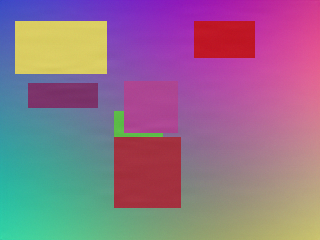
#> input picture tests/fixtures/upstream_marked.png, 320 x 240 px, given in place of astronaut.png, which was not available
$ python report.py
#> lines starting #> are read from the running program, lines starting #| are printed output that depends on the picture
"""Build an offline HTML research report from completed benchmark JSON."""
import html
import json
import statistics
from pathlib import Path
from PIL import Image, ImageDraw, ImageOps

ROOT = Path(__file__).resolve().parent
OUT = ROOT / "results" / "full"
LABELS = {"trustmark_q": "TrustMark Q · strongest built-in ECC", "pixelseal": "PixelSeal · default strength", "pixelseal_1p4": "PixelSeal · 1.4× strength", "classic_dwt_dct": "Classic DWT/DCT · raw ID"}


def summarize(payload):
    rows = payload["rows"]
    target = [r for r in rows if not r["transform"].endswith("stress")]
    stress = [r for r in rows if r["transform"].endswith("stress")]
    return {
        "total": len(rows), "correct": sum(r["correct"] for r in rows),
        "target_total": len(target), "target_correct": sum(r["correct"] for r in target),
        "stress_total": len(stress), "stress_correct": sum(r["correct"] for r in stress),
        "wrong_recipient": sum(r["wrong_registered_id"] for r in rows),
        "control_total": len(payload["controls"]), "control_matches": sum(r["registered_match"] for r in payload["controls"]),
        "median_psnr_db": statistics.median(r["psnr_db"] for r in payload["quality"]),
        "min_psnr_db": min(r["psnr_db"] for r in payload["quality"]),
        "median_ssim": statistics.median(r["ssim"] for r in payload["quality"]),
        "median_encode_s": statistics.median(r["encode_s"] for r in payload["quality"]),
        "median_decode_s": statistics.median(r["decode_s"] for r in rows),
        "cold_load_s": payload["cold_load_s"],
        "by_transform": {t: {"correct": sum(r["correct"] for r in rows if r["transform"] == t),
                              "total": sum(r["transform"] == t for r in rows)} for t in dict.fromkeys(r["transform"] for r in rows)},
        "by_image": {im: {"correct": sum(r["correct"] for r in target if r["image"] == im),
                           "total": sum(r["image"] == im for r in target),
                           "psnr_db": statistics.median(r["psnr_db"] for r in payload["quality"] if r["image"] == im)}
                      for im in dict.fromkeys(r["image"] for r in rows)},
    }


def gallery(engines):
    names = ["astronaut", "coffee", "text_document", "smooth_gradient"]
    cols = ["original"] + list(engines)
    cell_w, cell_h = 360, 280
    canvas = Image.new("RGB", (cell_w * len(cols), cell_h * len(names)), "#ffffff")
#> canvas: PIL image 360x1120 RGB; every value is 255
    draw = ImageDraw.Draw(canvas)
    for y, name in enumerate(names):
        for x, engine in enumerate(cols):
            path = ROOT / "fixtures" / f"{name}.png" if engine == "original" else OUT / "previews" / f"{engine}_{name}.png"
            im = Image.open(path).convert("RGB")
#> im is the input picture: PIL image 320x240 RGB; mean R, G, B 146.2, 113.1, 138.2
            thumb = ImageOps.contain(im, (cell_w - 16, cell_h - 48))
            canvas.paste(thumb, (x * cell_w + (cell_w - thumb.width) // 2, y * cell_h + 38))
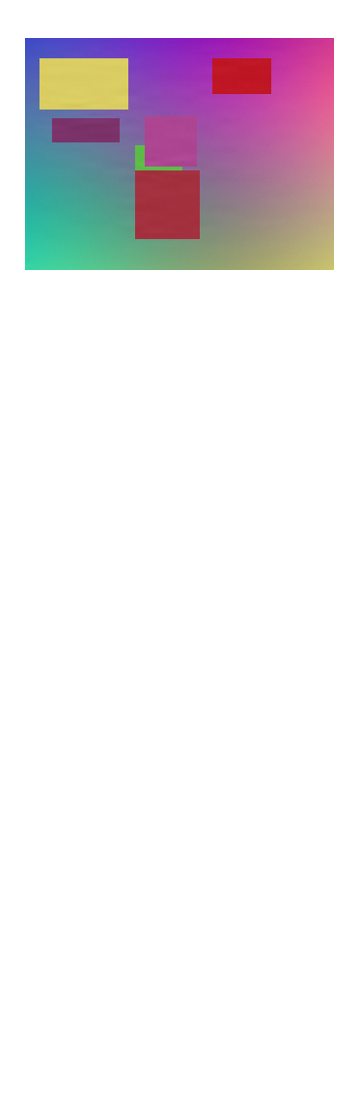
#> canvas: PIL image 360x1120 RGB; mean R, G, B 235.7, 229.8, 234.2
            draw.text((x * cell_w + 10, y * cell_h + 8), f"{engine} · {name}", fill="#263238", font_size=14)
#> pass 2 of the loop in gallery, `for y, name in enumerate(names):`:
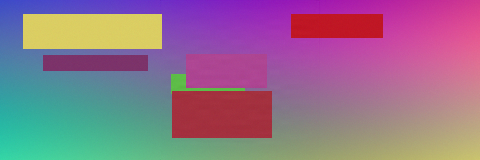
#> input picture tests/fixtures/upstream_marked_wide.png, 480 x 160 px, given in place of coffee.png, which was not available
#> in gallery, im is the input picture: PIL image 480x160 RGB; mean R, G, B 146.4, 113.6, 138.7
#> thumb: PIL image 344x115 RGB
#> in gallery, `canvas.paste(thumb, (x * cell_w + (cell_w - thumb.width) // 2, y * cel..`:
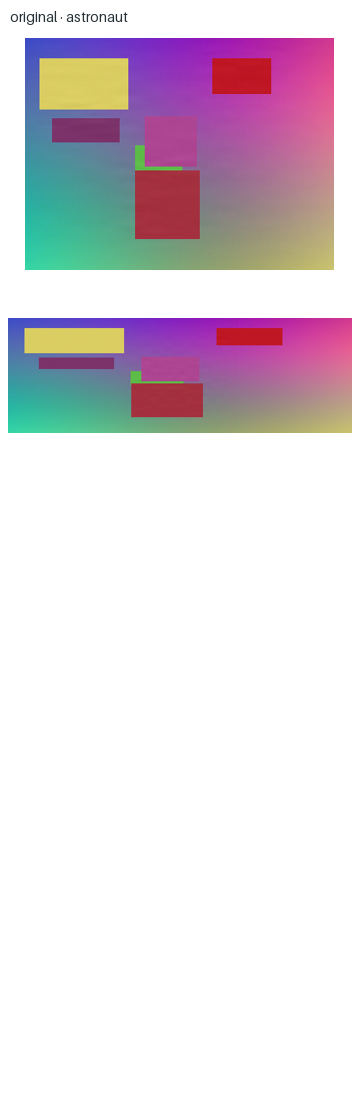
#> canvas: PIL image 360x1120 RGB; mean R, G, B 224.8, 215.7, 222.6
    canvas.save(OUT / "comparison.png")


def main():
    payloads = {p.stem: json.loads(p.read_text()) for p in sorted(OUT.glob("*.json")) if p.stem in LABELS}
    summaries = {k: summarize(v) for k, v in payloads.items()}
    (OUT / "summary.json").write_text(json.dumps(summaries, indent=2))
    print(json.dumps(summaries, indent=2))
    gallery(payloads)
    env = json.loads((OUT / "environment.json").read_text())
    transforms = list(next(iter(summaries.values()))["by_transform"])
    headers = "".join(f"<th>{html.escape(LABELS[k])}</th>" for k in summaries)
    transform_rows = ""
    for t in transforms:
        transform_rows += "<tr><td>" + t.replace("_", " ") + "</td>"
        for s in summaries.values():
            v = s["by_transform"][t]
            transform_rows += f"<td>{v['correct']}/{v['total']}</td>"
        transform_rows += "</tr>"
    metric_rows = ""
    for label, key, fmt in [("Routine exact recovery", "target_correct", None), ("Stress exact recovery", "stress_correct", None),
                             ("Median image PSNR (higher better)", "median_psnr_db", "{:.1f} dB"),
                             ("Median image SSIM (closer to 1 better)", "median_ssim", "{:.4f}"),
                             ("Median encode time", "median_encode_s", "{:.3f} s"),
                             ("Median decode time", "median_decode_s", "{:.3f} s"),
                             ("Wrong registered recipient IDs", "wrong_recipient", "{}"),
                             ("Unmarked controls matching registry", "control_matches", None)]:
        metric_rows += f"<tr><td>{label}</td>"
        for s in summaries.values():
            denom = "target_total" if key == "target_correct" else "stress_total" if key == "stress_correct" else "control_total"
            val = fmt.format(s[key]) if fmt else f"{s[key]}/{s[denom]}"
            metric_rows += f"<td>{val}</td>"
        metric_rows += "</tr>"
    image_rows = ""
    for im in next(iter(summaries.values()))["by_image"]:
        image_rows += f"<tr><td>{im}</td>"
        for s in summaries.values():
            v = s["by_image"][im]
            image_rows += f"<td>{v['correct']}/{v['total']} · {v['psnr_db']:.1f} dB</td>"
        image_rows += "</tr>"
    recommendation = (ROOT / "recommendation-fragment.html").read_text() if (ROOT / "recommendation-fragment.html").exists() else "<p>Recommendation pending analysis.</p>"
    document = f'''<!doctype html><html lang="en"><meta charset="utf-8"><meta name="viewport" content="width=device-width, initial-scale=1">
<title>Local invisible watermarking · A/B test</title>
<style>body{{font:16px/1.6 system-ui,sans-serif;color:#18262d;background:#f5f7f8;margin:0}}main{{max-width:1100px;margin:auto;padding:40px 24px}}h1{{font-size:38px;line-height:1.15}}h2{{margin-top:42px;font-size:25px}}.eyebrow{{color:#58717d;font-size:13px;letter-spacing:.1em}}section{{background:white;border:1px solid #dfe5e8;border-radius:14px;padding:22px;margin:22px 0}}table{{border-collapse:collapse;width:100%;font-size:14px}}td,th{{padding:10px;border-bottom:1px solid #e1e7e9;text-align:left}}th{{background:#eef4f5}}.scroll{{overflow-x:auto}}img{{width:100%;height:auto}}a{{color:#166178}}code{{background:#edf2f4;padding:2px 5px}}li{{margin:9px 0}}.note{{color:#52646e}}@media print{{body{{background:white}}main{{padding:0}}section{{break-inside:avoid}}}}</style>
<main><div class="eyebrow">LOCAL RESEARCH · 6 OCTOBER 2026 · NO PAID SERVICES</div>
<h1>Which invisible watermark should power a simple local app?</h1>
<p>Controlled A/B comparison for recipient-specific copies intended for Discord, Instagram and WhatsApp.</p>
<section>{recommendation}</section>
<h2>Measured results</h2><p>Every success is an exact recovered 40-bit recipient-copy ID. No nearest-ID guesses.</p>
<div class="scroll"><table><tr><th>Measure</th>{headers}</tr>{metric_rows}</table></div>
<h2>Recovery by transformation</h2><p>JPEG quality numbers are Pillow encoder settings; they are not claims about any platform's internal settings. Stress rows exceed the first-version target.</p>
<div class="scroll"><table><tr><th>Transformation</th>{headers}</tr>{transform_rows}</table></div>
<h2>Recovery by image type</h2><p>Routine successes / cases, followed by median watermark-only PSNR. The 2048-pixel astronaut is an upscaled derivative, not a new independent photograph.</p>
<div class="scroll"><table><tr><th>Fixture</th>{headers}</tr>{image_rows}</table></div>
<h2>Visual comparison</h2><p class="note">Thumbnails can conceal artifacts. Full-resolution watermarked examples are in <code>results/full/previews</code>; PSNR and SSIM complement visual inspection but do not prove invisibility.</p>
<img src="results/full/comparison.png" alt="Original and watermarked photos, document and smooth gradient">
<h2>Method and reproducibility</h2><ul>
<li>Nine fixtures: six bundled photographic examples (including one grayscale), two generated smooth/text images, and one explicitly upscaled photographic derivative. Five deterministic distinct IDs per fixture; 13 transformations; 585 marked cases and 117 unmarked controls per engine.</li>
<li>Routine group: unchanged PNG; JPEG 95, 85, 70, 50; WebP 80, 50; half-size JPEG 70; longest side capped at 1080 then JPEG 80; three successive 0.75 resizes and JPEG encodes at 80, 70, 60. Stress: JPEG 30, quarter-size JPEG 50, longest side capped at 160 then JPEG 50.</li>
<li>The initial neural-engine comparison uses documented default strengths. A separate PixelSeal run increases its blending strength by 1.4× to bring its median PSNR close to TrustMark Q for a more comparable image-quality budget. TrustMark Q carries 40 bits using BCH_SUPER (up to eight bit errors). PixelSeal carries a 40-bit ID, 16-bit checksum, BCH with m=8/t=24, plus padding to 256 bits. The classical baseline carries the same 40-bit ID without ECC. This compares usable pipelines exploiting their native capacity, not identical coding schemes. The classical result does not rule out custom classical algorithms with stronger error correction.</li>
<li>Outputs are quantized to 8-bit RGB and serialized before extraction. PNG preserves the marked master. JPEG uses 4:2:0 chroma subsampling. Resizing uses Lanczos. Controls undergo the same transformations.</li>
<li>Encode and decode timings exclude transforms and model loading, use a warm model and explicit GPU synchronization. Model initialization is recorded separately in raw data. Hardware: Apple M2 Max, 32 GB RAM; device {env['device']}; Torch {env['torch']}; four CPU threads.</li>
<li>The checksum is an accidental-error check, not authentication. The registry accepts only exact known IDs. Copy IDs are global per export and should be generated securely and checked for collisions in the eventual app.</li>
</ul>
<h2>Limits of this evidence</h2><ul>
<li>No images were sent to Discord, Instagram or WhatsApp. These are controlled local transformations. Real platform compatibility remains unverified; no private account credentials or paid APIs were used.</li>
<li>Many fixtures are 451–1000 pixels wide; capping at 1080 changes only the larger fixtures. An upscaled fixture tests output size but does not replace native high-resolution photographs.</li>
<li>This is a small convenience sample with correlated transformations and only five messages per image. Aggregate fractions are descriptive, not a population reliability estimate.</li>
<li>No adversarial removal, collusion, severe cropping, screen capture, colour-profile/HEIC handling or legal ownership proof is evaluated. An absent/unreadable watermark is inconclusive.</li>
<li>Zero false registry matches in this control set, if observed, does not establish a zero false-positive rate. A recovered registered ID identifies an assigned copy, not the person who posted it.</li>
</ul>
<h2>Sources and local evidence</h2><ul>
<li><a href="https://github.com/adobe/trustmark">Adobe TrustMark</a> · <a href="https://opensource.contentauthenticity.org/docs/durable-cr/tm-faq/">official FAQ and limitations</a> · tested PyPI version 0.9.2, Q encoder and decoder model hashes recorded separately.</li>
<li><a href="https://github.com/facebookresearch/videoseal/tree/870ca7fb33578b90f14c602016b6c2788096226e">Meta PixelSeal pinned source</a> · checkpoint URL in its model card. The standard installer required unsupported decord; image inference works with selected dependencies and no decord.</li>
<li><a href="https://github.com/ShieldMnt/invisible-watermark">Classical baseline</a> · tested invisible-watermark 0.2.0.</li>
<li><a href="https://scikit-image.org/docs/stable/api/skimage.data.html">scikit-image sample-image provenance</a> · bundled samples used locally; upstream licensing/provenance applies.</li>
<li><a href="https://faq.whatsapp.com/759301289012856">WhatsApp standard/HD modes</a> · <a href="https://support.discord.com/hc/en-us/articles/25444343291031-File-Attachments-FAQ">Discord attachment documentation</a>.</li>
<li><a href="https://fastapi.tiangolo.com/">FastAPI local application framework</a> · suggested for the app; not part of the benchmark.</li>
<li><a href="results/full/summary.json">Aggregate results</a> · <a href="results/full/environment.json">Environment</a> · <a href="model-manifest.json">Model digests</a> · <a href="benchmark.py">Reproducible harness</a> · <a href="requirements-tested.txt">Tested packages</a>.</li>
</ul></main></html>'''
    (ROOT / "recommendation.html").write_text(document)


if __name__ == "__main__":
#> (the run stopped early here; a loop or call above may not have finished)
